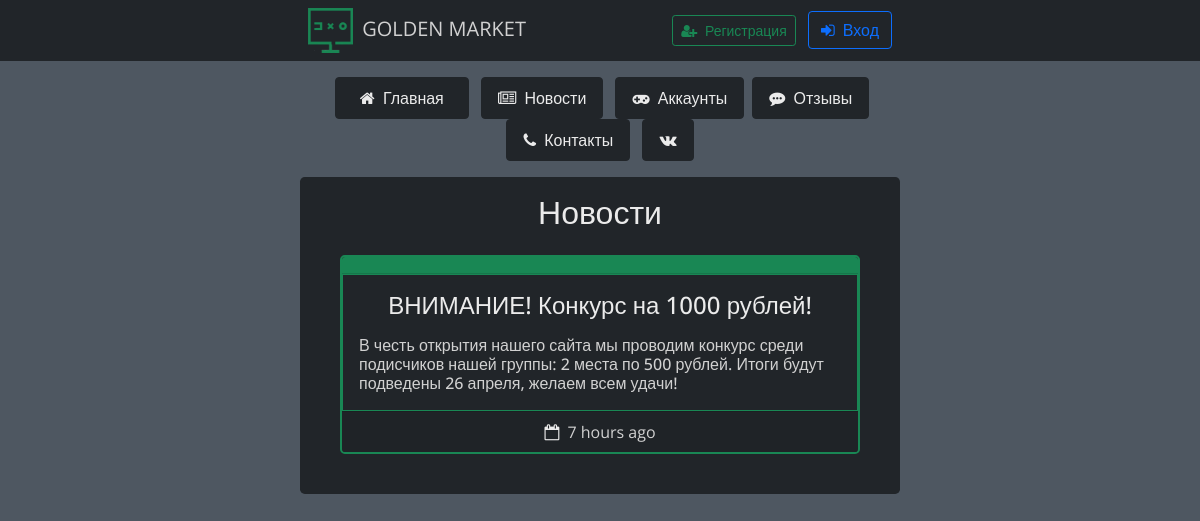
Page /news on the committed database.
### data/news.py (models this page shows)
class News(SqlAlchemyBase, UserMixin):  # таблица новостей
    __tablename__ = 'news'
    id = sqlalchemy.Column(sqlalchemy.Integer,
                           primary_key=True, autoincrement=True)
    title = sqlalchemy.Column(sqlalchemy.String, nullable=True)
    content = sqlalchemy.Column(sqlalchemy.String, nullable=True)
    created_date = sqlalchemy.Column(sqlalchemy.DateTime,
                                     default=datetime.datetime.now().date())
    user_id = sqlalchemy.Column(sqlalchemy.Integer,
                                sqlalchemy.ForeignKey("users.id"))
    user = orm.relation('User')

### main.py (the view)
@app.route('/news', methods=['GET', 'POST'])  # страница новостей
def news():
    global edit_mode
    db_sess = db_session.create_session()
    all_news = db_sess.query(News)  # получение таблицы новостей из базы данных
    arr = []  # список для новостей
    for item in all_news:
        delta = datetime.datetime.now() - item.created_date
        if delta.days != 0:
            arr.append([item.title, item.content, delta.days, 'days', item.id])
        elif int(str(delta).split()[0].split(':')[0]) != 0:
            arr.append(
                [item.title, item.content, int(str(delta).split()[0].split(':')[0]), 'hours',
                 item.id])
        elif int(str(delta).split()[0].split(':')[1]) != 0:
            arr.append([item.title, item.content,
                        int(str(delta).split()[0].split(':')[1]), 'minutes', item.id])
        else:
            arr.append([item.title, item.content,
                        '', 'a few seconds', item.id])
    if current_user.is_authenticated:
        return render_template('news.html', title='Новости', news=arr[::-1],
                               photo='/'.join(current_user.photo.split('/')[1:]),
                               edit_mode=edit_mode,
                               ADMINS=ADMINS,
                               is_photo=current_user.is_photo)
    return render_template('news.html', title='Новости', news=arr[::-1])

### data/db_session.py (called while the page is built)
def create_session() -> Session:
    global __factory
    return __factory()

### templates/news.html (shortened to what this page needs)
{% extends "base.html" %}
{% block content %}
<div class="container w-50 bg-dark rounded-3 mt-3 p-3 text-center">
    <h2 class="mb-3 simple-btn">Новости</h2>
    {% if news %}
    {% for item in news %}
    <div class="card text-center m-4 bg-dark rounded-3 border-success border-2">
        {% if edit_mode %}
        <div class="card-header bg-success p-1 d-flex justify-content-end">
            <div class="d-flex mx-auto">
                <a href="/edit_news/{{ item[4] }}" class="my-auto">
                    <button type="button" class="btn-sm btn-warning me-1">
                        <i class="fa fa-pencil fa-1x text-black" aria-hidden="true"></i>
                    </button>
                </a>
                <a href="/delete_news/{{ item[4] }}" class="my-auto">
                    <button type="button" class="btn-sm btn-danger ms-1 me-2">
                        <i class="fa fa-trash-o fa-1x simple-btn" aria-hidden="true"></i>
                    </button>
                </a>
            </div>
        </div>
        {% else %}
        <div class="card-header bg-success"></div>
        {% endif %}
        <div class="card-body border border-success">
            <h4 class="card-title mb-3 simple-btn">{{ item[0] }}</h4>
            <h6 class="card-text mx-auto text-start">{{ item[1] }}</h6>
        </div>
        <div class="card-footer">
            <i class="fa fa-calendar-o fa-1x simple-btn me-1" aria-hidden="true"></i> {{ item[2] }}
            {{ item[3] }} ago
        </div>
    </div>
    {% endfor %}
    {% else %}
    <h4 class="my-5">Здесь пока пусто, приходи завтра</h4>
    {% endif%}
</div>
{% endblock %}

### templates/base.html (style rules this page uses)
* { font-family: 'Open Sans', sans-serif; color: #d1d1d1; }
body { background-color: #4e5761; }
.simple-btn { color: #ebebeb !important; }

### rows in the picture
News: title "ВНИМАНИЕ! Конкурс на 1000 рублей!", content "В честь открытия нашего сайта мы проводим конкурс среди подисчиков нашей группы: 2 места по 500 рублей. Итоги будут подведены 26 апреля, желаем всем удачи!", item "7", item "hours"
